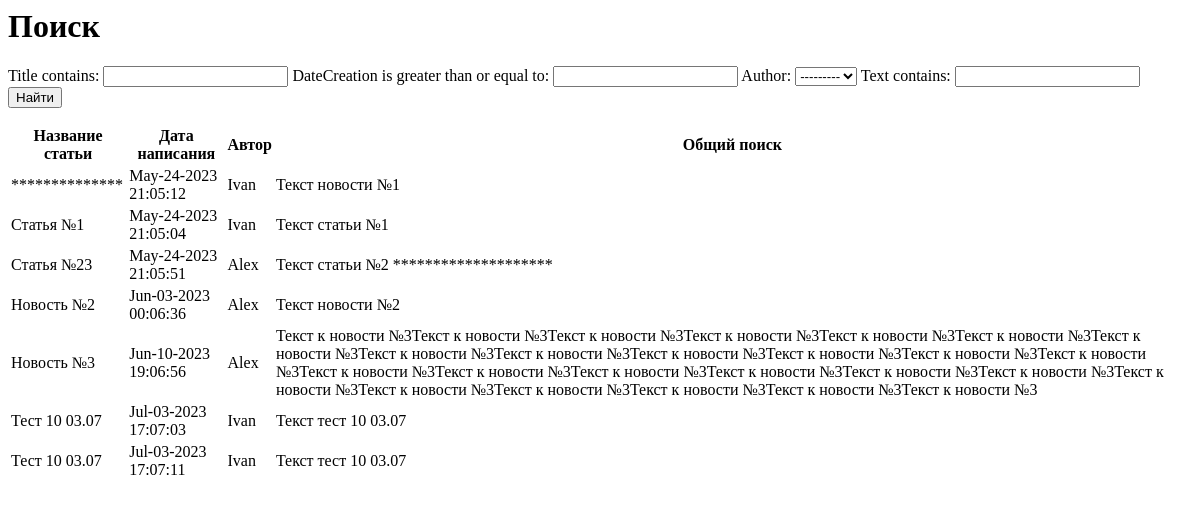
Page /news/search/ on the earlier database version.
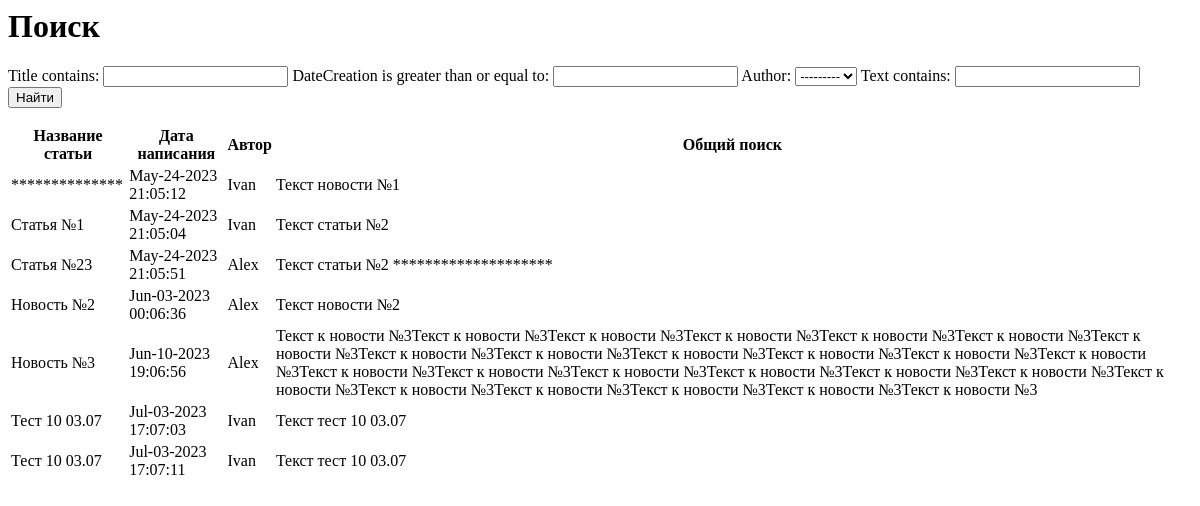
Same page on the later database version.
### newapp/models.py (models this page shows, shortened)
class Post(models.Model):
    author = models.ForeignKey(Author, on_delete=models.CASCADE)
    NEWS = 'NW'
    ARTICLE = 'AR'
    CATEGORY_CHOICES = (
        (NEWS, 'Новость'),
        (ARTICLE, 'Статья'),
    )
    categoryType = models.CharField(max_length=2, choices=CATEGORY_CHOICES, default=ARTICLE)
    dateCreation = models.DateTimeField(auto_now_add=True)
    postCategory = models.ManyToManyField(Category, through='PostCategory')
    title = models.CharField(max_length=128)
    text = models.TextField()
    rating = models.SmallIntegerField(default=0)

class Author(models.Model):
    authorUser = models.OneToOneField(User, on_delete=models.CASCADE)
    ratingAuthor = models.SmallIntegerField(default=0)
    def __str__(self):
        return self.authorUser.username

### newapp/views.py (the view)
# urls.py: path('search/', SearchListView.as_view()),
class SearchListView(ListView):
    model = Post
    template_name = 'search.html'
    context_object_name = 'search'
    def get_context_data(self, **kwargs):
        context = super().get_context_data(**kwargs)
        context['filter'] = NewsFilter(self.request.GET, queryset=self.get_queryset())
        return context

### newapp/templatetags/custom_filters.py (called while the page is built)
@register.filter(name='censor')
def censor(value):
    censored_words = ['плохое_слово_1', 'нежелательное_слово2', 'нежелательное_слово3']
    censored_value = value
    for word in censored_words:
        censored_value = censored_value.replace(word, '*' * len(word))
    return censored_value

### templates/search.html (shortened to what this page needs)
{% extends 'flatpages/default.html' %}
{% load custom_filters %}
{% block title %}
<h1>Поиск</h1>
{% endblock title %}
{% block content %}
<form method="GET">
    {{ filter.form }}
    <input type="submit" value="Найти">
</form>
<table>
        <thead>
            <th>
                Название статьи
            </th>
            <th>
                Дата написания
            </th>
            <th>
                Автор
            </th>
            <th>
                Общий поиск
            </th>
        </thead>
        {% for new in filter.qs %}
            <tr>
                <td>
                    {{ new.title|censor }}
                </td>
                <td>
                    {{ new.dateCreation|date:'M-d-Y H:m:s' }}
                </td>
                <td>
                    {{ new.author.authorUser }}
                </td>
                <td>
                    {{ new.text|censor }}
                </td>
            </tr>
        {% endfor %}
</table>
{% endblock content %}

Differences in the rows shown:
changed Post "Статья №1": text|censor "Текст статьи №1" → "Текст статьи №2"
